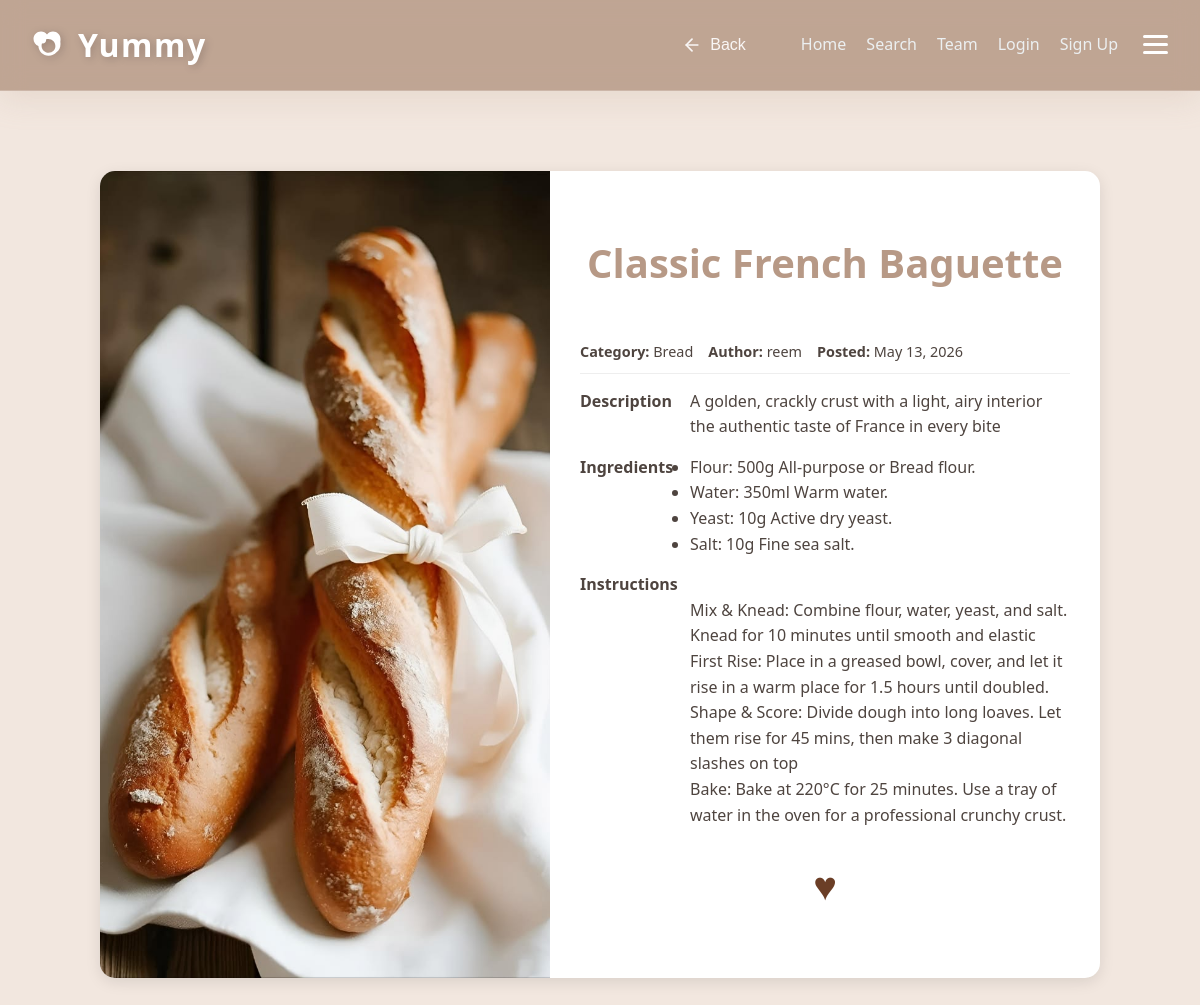
The app's page /recipe/classic-french-baguette/ with its own data.
### recipes/models.py (models this page shows, shortened)
class Recipe(models.Model):
    DIET_CHOICES = [
        ('all', 'General / Non-Specific'),
        ('keto', 'Keto Friendly'),
        ('vegan', 'Vegan / Vegetarian'),
        ('protein', 'High Protein'),
        ('gluten-free', 'Gluten-Free'),
    ]
    title = models.CharField(max_length=200, verbose_name="Recipe Title")
    slug = models.SlugField(unique=True, blank=True, null=True)
    description = models.TextField(help_text="Briefly describe the dish")
    ingredients = models.TextField(help_text="Separate ingredients with a comma or new line")
    instructions = models.TextField()
    image = models.ImageField(upload_to='recipes/%Y/%m/%d/', default='default_recipe.jpg')
    category = models.ForeignKey(Category, on_delete=models.SET_NULL, null=True, related_name='recipes')
    author = models.ForeignKey(User, on_delete=models.CASCADE, related_name='my_recipes')
    diet_type = models.CharField(max_length=20, choices=DIET_CHOICES, default='all',null=True,blank=True)
    prep_time = models.PositiveIntegerField(default=30, help_text="Preparation time in minutes",null=True,blank=True)
    calories = models.PositiveIntegerField(default=500, help_text="Calories per serving",null=True,blank=True)
    created_at = models.DateTimeField(auto_now_add=True)
    updated_at = models.DateTimeField(auto_now=True)
    class Meta:
        ordering = ['-created_at']
        verbose_name = "Recipe"
        verbose_name_plural = "Recipes"

class Category(models.Model):
    name = models.CharField(max_length=100, unique=True, verbose_name="Category Name")
    image = models.ImageField(upload_to='categories/', null=True, blank=True)
    class Meta:
        verbose_name = "Category"
        verbose_name_plural = "Categories"

### recipes/views.py (the view)
# urls.py: path("recipe/<slug:slug>/", views.recipe_details, name="recipe_detail"),
def recipe_details(request, slug):
    recipe = get_object_or_404(Recipe, slug=slug)
    return render(request, "recipes/recipe-details.html", {'recipe': recipe})

### recipes/templates/recipes/recipe-details.html (shortened to what this page needs)
{% load static %}
<!DOCTYPE html>
<html lang="en">
<head>
    <link rel="stylesheet" href="{% static 'css/style.css' %}">
</head>
<body>
    <div id="navbar">
        <nav class="main-nav">
            <div class="nav-left">
                <a href="{% url 'home' %}" class="logo" style="text-decoration: none;">
                    Yummy
                </a>
            </div>
            <div class="nav-right">
                <button class="nav-back-btn" onclick="window.history.back()" aria-label="Go Back">
                    <svg width="20" height="20" viewBox="0 0 24 24" fill="none" stroke="currentColor" stroke-width="2"
                        stroke-linecap="round" stroke-linejoin="round">
                        <line x1="19" y1="12" x2="5" y2="12"></line>
                        <polyline points="12 19 5 12 12 5"></polyline>
                    </svg>
                    <span>Back</span>
                </button>
                <ul class="nav-links">
                    <li><a href="{% url 'home' %}">Home</a></li>
                    <li><a href="{% url 'search' %}">Search</a></li>
                    <li><a href="{% url 'cover' %}">Team</a></li>
                    {% if user.is_authenticated %}
                    <li><a href="{% url 'favorites' %}">Favorites</a></li>
                    {% if user.is_staff %}
                    <li><a href="{% url 'admin_recipe' %}">Admin</a></li>
                    <li><a href="{% url 'add_recipe' %}">Add Recipe</a></li>
                    {% endif %}
                    <li><a href="{% url 'logout' %}">Logout</a></li>
                    {% else %}
                    <li><a href="{% url 'login' %}">Login</a></li>
                    <li><a href="{% url 'signup' %}">Sign Up</a></li>
                    {% endif %}
                </ul>
                <div class="menu-icon" id="menu-icon-btn">
                    <div class="bar"></div>
                    <div class="bar"></div>
                    <div class="bar"></div>
                </div>
            </div>
        </nav>
    </div>
    <div class="page-wrapper">
        <div class="view-card">
            <div class="view-image">
                <img src="{{ recipe.image.url }}" alt="{{ recipe.title }}">
            </div>
            <div class="view-content">
                <h1>{{ recipe.title }}</h1>
                <div class="view-meta">
                    <span><strong>Category:</strong> {{ recipe.category.name }}</span>
                    <span><strong>Author:</strong> {{ recipe.author.username }}</span>
                    <span><strong>Posted:</strong> {{ recipe.created_at|date:"M d, Y" }}</span>
                </div>
                <div class="view-section">
                    <div class="view-section-label">Description</div>
                    <div class="view-section-content">
                        {{ recipe.description }}
                    </div>
                </div>
                <div class="view-section">
                    <div class="view-section-label">Ingredients</div>
                    <div class="view-section-content">
                        <ul>
                            {% for ingredient in recipe.ingredients.splitlines %}
                            {% if ingredient.strip %}
                            <li>{{ ingredient }}</li>
                            {% endif %}
                            {% endfor %}
                        </ul>
                    </div>
                </div>
                <div class="view-section">
                    <div class="view-section-label">Instructions</div>
                    <div class="view-section-content" style="white-space: pre-line;">
                        {{ recipe.instructions }}
                    </div>
                </div>
                <div style="text-align: center; margin-top: 10px;">
                    <span class="heart" data-id="{{ recipe.id }}" onclick="changecolor(this)"
                        style="font-size: 40px; cursor: pointer; color: #6B3E26;">♥</span>
                </div>
            </div>
        </div>
</body>
</html>

### recipes/static/css/style.css (style rules this page uses)
:root { --cashmere-brown: #B79986; --silk-white: #f2e7df; --biscuit-glaze: #DCC4B5; --dark-oak: #4E443F; --pure-white: #ffffff; --primary-color: var(--cashmere-brown); --primary-hover: var(--biscuit-glaze); --bg-color: var(--silk-white); --card-bg: var(--pure-white); --text-main: var(--dark-oak); --text-muted: #8E827C; --border-radius: 12px; --shadow-lg: 0 8px 20px rgba(183, 153, 134, 0.1); --transition: all 0.3s ease; }
* { margin: 0; padding: 0; box-sizing: border-box; }
body { font-family: "Segoe UI", Tahoma, Geneva, Verdana, sans-serif; line-height: 1.6; background-color: var(--bg-color); color: var(--text-main); }
h1 { text-align: center; margin: 30px 0; color: var(--primary-color); font-size: 2.5rem; }
#navbar { position: sticky; top: 0; z-index: 1000; background-color: color-mix(in srgb, var(--primary-color) 85%, transparent); backdrop-filter: blur(12px); -webkit-backdrop-filter: blur(12px); border-bottom: 1px solid rgba(255, 255, 255, 0.2); box-shadow: 0 8px 32px color-mix(in srgb, var(--primary-color) 20%, transparent); padding: 1.2rem 2rem; transition: var(--transition); }
.main-nav { display: flex; justify-content: space-between; align-items: center; max-width: 1200px; margin: 0 auto; }
.nav-right { display: flex; align-items: center; gap: 25px; }
.logo { display: flex; align-items: center; gap: 10px; color: #fff; font-size: 2rem; font-weight: 900; letter-spacing: 1.5px; text-shadow: 2px 2px 8px rgba(0, 0, 0, 0.2); transition: transform 0.3s ease; }
.logo svg { width: 36px; height: 36px; filter: drop-shadow(2px 2px 4px rgba(0, 0, 0, 0.2)); }
.nav-left { display: flex; align-items: center; }
.nav-back-btn { display: flex; align-items: center; gap: 8px; background: transparent !important; color: white !important; border: none; font-weight: 500; font-size: 1rem; cursor: pointer; padding: 5px 10px; border-radius: 8px; transition: var(--transition); opacity: 0.9; }
.nav-back-btn svg { transition: transform 0.3s ease; }
.nav-links { display: flex; list-style: none; }
.nav-links li { margin-left: 20px; }
.nav-links a { color: #ecf0f1; text-decoration: none; font-weight: 500; position: relative; padding-bottom: 4px; transition: var(--transition); }
.nav-links a::after { content: ''; position: absolute; width: 0; height: 2px; bottom: 0; left: 0; background-color: var(--primary-hover); transition: width 0.3s ease; }
button, .btn-main { background-color: var(--primary-color) !important; color: white !important; padding: 12px 25px; border: none; border-radius: var(--input-radius); font-weight: bold; cursor: pointer; transition: var(--transition); text-decoration: none; display: inline-block; text-align: center; }
.page-wrapper { display: flex; justify-content: center; padding: 40px 20px; background-color: var(--bg-color); }
.nav-links { display: flex !important; list-style: none; }
.menu-icon { cursor: pointer; display: flex; flex-direction: column; justify-content: center; gap: 5px; transition: transform 0.3s ease; }
.bar { width: 25px; height: 3px; background-color: white; border-radius: 2px; transition: background-color 0.3s ease; }

### recipes/templates/recipes/recipe-details.html (style rules this page uses)
.view-card { max-width: 1000px; margin: 40px auto; background: white; border-radius: 15px; box-shadow: 0 4px 15px rgba(0, 0, 0, 0.1); display: flex; overflow: hidden; }
.view-image { width: 45%; }
.view-image img { width: 100%; height: 100%; object-fit: cover; }
.view-content { width: 55%; padding: 30px; display: flex; flex-direction: column; gap: 15px; }
.view-meta { display: flex; gap: 15px; font-size: 0.9rem; border-bottom: 1px solid #eee; padding-bottom: 10px; flex-wrap: wrap; }
.view-section { display: flex; gap: 10px; }
.view-section-label { font-weight: bold; min-width: 100px; }
.view-section-content { line-height: 1.6; }

### records on screen
Recipe: image (picture), title "Classic French Baguette", category.name "Bread", author.username "reem", created_at "May 13, 2026", description "A golden, crackly crust with a light, airy interior the authentic taste of France in every bite", instructions "Mix & Knead: Combine flour, water, yeast, and salt. Knead for 10 minutes until smooth and elastic First Rise: Place in a greased bowl, cover, and let it rise in a warm place for 1.5 hours until doubled. Shape & Score: Divide dough into long loaves. Let them rise for 45 mins, then make 3 diagonal slashes on top Bake: Bake at 220°C for 25 minutes. Use a tray of water in the oven for a professional crunchy crust."

### other values on screen
{{ ingredient }} "Flour: 500g All-purpose or Bread flour." "Water: 350ml Warm water." "Yeast: 10g Active dry yeast." "Salt: 10g Fine sea salt."
